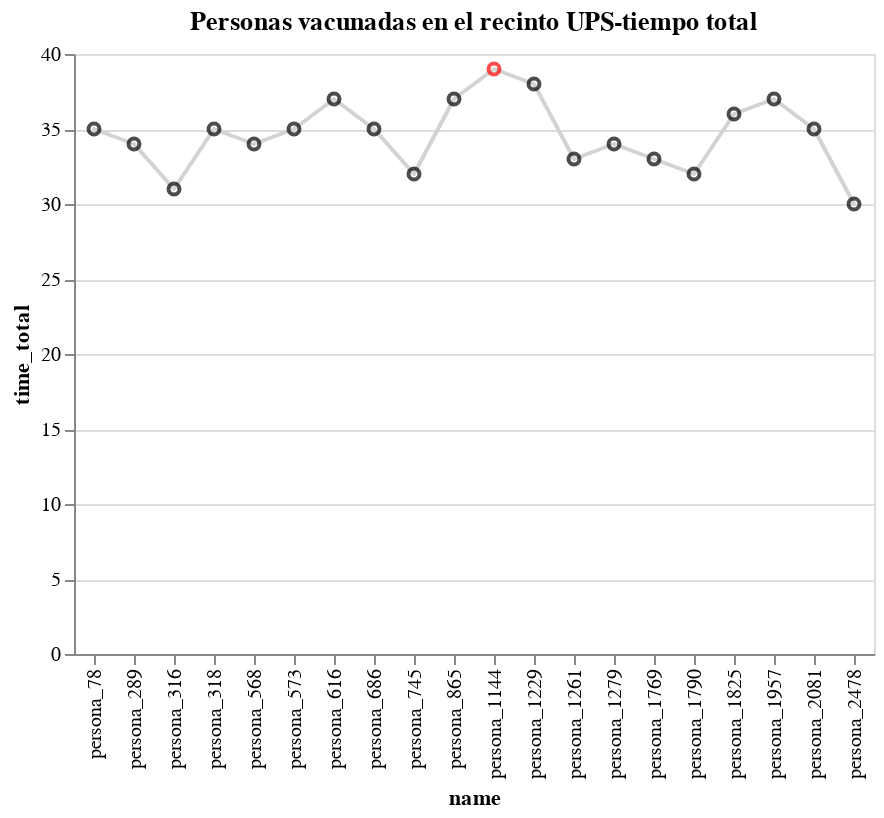

Notebook cell for this chart:
### Markdown cell above
### Total de personas que se vacunaron

### Code cell
data_fig = df_data_simulation[(df_data_simulation['dose']>=1)].sample(20)
fig = alt.Chart(data_fig).mark_trail(color='lightgrey').encode(
    x=alt.X('name',sort=alt.EncodingSortField(field="id", order='ascending')),
    y='time_total'
)+alt.Chart(data_fig).mark_point().encode(
    x = alt.X('name',sort=alt.EncodingSortField(field="id", order='ascending')),
    y = 'time_total',
    color = alt.condition(
            alt.datum.time_total == max(data_fig['time_total']),
            alt.value('red'),    
            alt.value('black')
            )
)
fig=fig.properties(title='Personas vacunadas en el recinto UPS-tiempo total')
fig

### Figure 1 — Vega-Lite specification as saved in the notebook (floating-point values rounded to 4 significant figures)
{"config": {"view": {"continuousWidth": 400, "continuousHeight": 300}}, "layer": [{"mark": {"type": "trail", "color": "lightgrey"}, "encoding": {"x": {"type": "nominal", "field": "name", "sort": {"field": "id", "order": "ascending"}}, "y": {"type": "quantitative", "field": "time_total"}}}, {"mark": "point", "encoding": {"color": {"condition": {"value": "red", "test": "(datum.time_total === 39)"}, "value": "black"}, "x": {"type": "nominal", "field": "name", "sort": {"field": "id", "order": "ascending"}}, "y": {"type": "quantitative", "field": "time_total"}}}], "data": {"name": "data-cd2b0729e935135e4d41e78e5dc0da8f"}, "title": "Personas vacunadas en el recinto UPS-tiempo total", "$schema": "https://vega.github.io/schema/vega-lite/v4.8.1.json", "datasets": {"data-cd2b0729e935135e4d41e78e5dc0da8f": [{"id": 1790, "name": "persona_1790", "date": "2021-06-17T00:00:00", "time_wait": 0, "first_cite": "2021-06-19T00:00:00", "second_cite": "2021-07-10T00:00:00", "dose": 1, "time_total": 32}, {"id": 1229, "name": "persona_1229", "date": "2021-06-13T00:00:00", "time_wait": 0, "first_cite": "2021-06-16T00:00:00", "second_cite": "2021-07-07T00:00:00", "dose": 1, "time_total": 38}, {"id": 573, "name": "persona_573", "date": "2021-06-08T00:00:00", "time_wait": 0, "first_cite": "2021-06-08T00:00:00", "second_cite": "2021-06-29T00:00:00", "dose": 1, "time_total": 35}, {"id": 316, "name": "persona_316", "date": "2021-06-06T00:00:00", "time_wait": 0, "first_cite": "2021-06-06T00:00:00", "second_cite": "2021-06-27T00:00:00", "dose": 1, "time_total": 31}, {"id": 568, "name": "persona_568", "date": "2021-06-08T00:00:00", "time_wait": 0, "first_cite": "2021-06-13T00:00:00", "second_cite": "2021-07-04T00:00:00", "dose": 1, "time_total": 34}, {"id": 1957, "name": "persona_1957", "date": "2021-06-18T00:00:00", "time_wait": 0, "first_cite": "2021-06-18T00:00:00", "second_cite": "2021-07-09T00:00:00", "dose": 1, "time_total": 37}, {"id": 865, "name": "persona_865", "date": "2021-06-10T00:00:00", "time_wait": 0, "first_cite": "2021-06-10T00:00:00", "second_cite": "2021-07-01T00:00:00", "dose": 1, "time_total": 37}, {"id": 616, "name": "persona_616", "date": "2021-06-08T00:00:00", "time_wait": 0, "first_cite": "2021-06-10T00:00:00", "second_cite": "2021-07-01T00:00:00", "dose": 1, "time_total": 37}, {"id": 2081, "name": "persona_2081", "date": "2021-06-19T00:00:00", "time_wait": 0, "first_cite": "2021-06-23T00:00:00", "second_cite": "2021-07-14T00:00:00", "dose": 1, "time_total": 35}, {"id": 78, "name": "persona_78", "date": "2021-06-04T00:00:00", "time_wait": 0, "first_cite": "2021-06-13T00:00:00", "second_cite": "2021-07-04T00:00:00", "dose": 1, "time_total": 35}, {"id": 1261, "name": "persona_1261", "date": "2021-06-13T00:00:00", "time_wait": 0, "first_cite": "2021-06-13T00:00:00", "second_cite": "2021-07-04T00:00:00", "dose": 1, "time_total": 33}, {"id": 1769, "name": "persona_1769", "date": "2021-06-17T00:00:00", "time_wait": 0, "first_cite": "2021-06-17T00:00:00", "second_cite": "2021-07-08T00:00:00", "dose": 1, "time_total": 33}, {"id": 1825, "name": "persona_1825", "date": "2021-06-17T00:00:00", "time_wait": 0, "first_cite": "2021-06-17T00:00:00", "second_cite": "2021-07-08T00:00:00", "dose": 1, "time_total": 36}, {"id": 318, "name": "persona_318", "date": "2021-06-06T00:00:00", "time_wait": 0, "first_cite": "2021-06-06T00:00:00", "second_cite": "2021-06-27T00:00:00", "dose": 1, "time_total": 35}, {"id": 289, "name": "persona_289", "date": "2021-06-06T00:00:00", "time_wait": 0, "first_cite": "2021-06-06T00:00:00", "second_cite": "2021-06-27T00:00:00", "dose": 1, "time_total": 34}, {"id": 745, "name": "persona_745", "date": "2021-06-09T00:00:00", "time_wait": 0, "first_cite": "2021-06-09T00:00:00", "second_cite": "2021-06-30T00:00:00", "dose": 1, "time_total": 32}, {"id": 1144, "name": "persona_1144", "date": "2021-06-12T00:00:00", "time_wait": 0, "first_cite": "2021-06-12T00:00:00", "second_cite": "2021-07-03T00:00:00", "dose": 1, "time_total": 39}, {"id": 1279, "name": "persona_1279", "date": "2021-06-13T00:00:00", "time_wait": 0, "first_cite": "2021-06-13T00:00:00", "second_cite": "2021-07-04T00:00:00", "dose": 1, "time_total": 34}, {"id": 686, "name": "persona_686", "date": "2021-06-09T00:00:00", "time_wait": 0, "first_cite": "2021-06-09T00:00:00", "second_cite": "2021-06-30T00:00:00", "dose": 1, "time_total": 35}, {"id": 2478, "name": "persona_2478", "date": "2021-06-22T00:00:00", "time_wait": 0, "first_cite": "2021-06-22T00:00:00", "second_cite": "2021-07-13T00:00:00", "dose": 1, "time_total": 30}]}}
